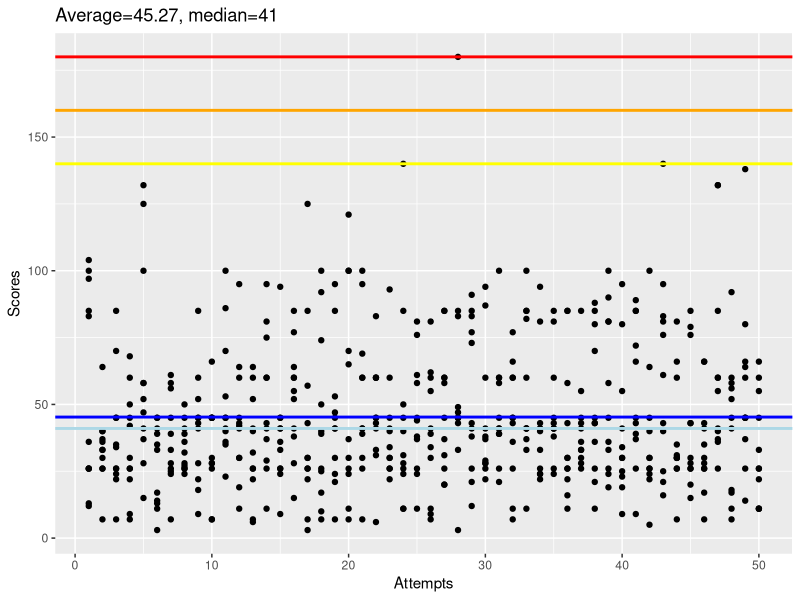
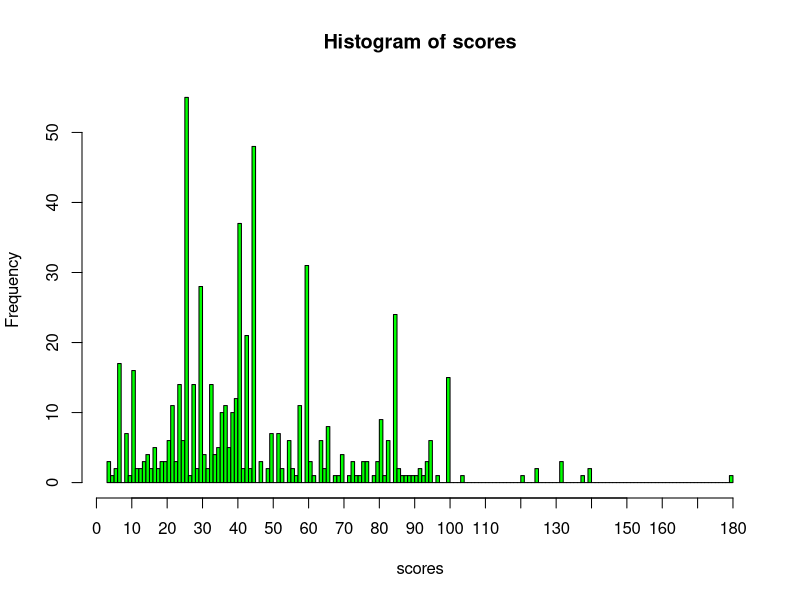
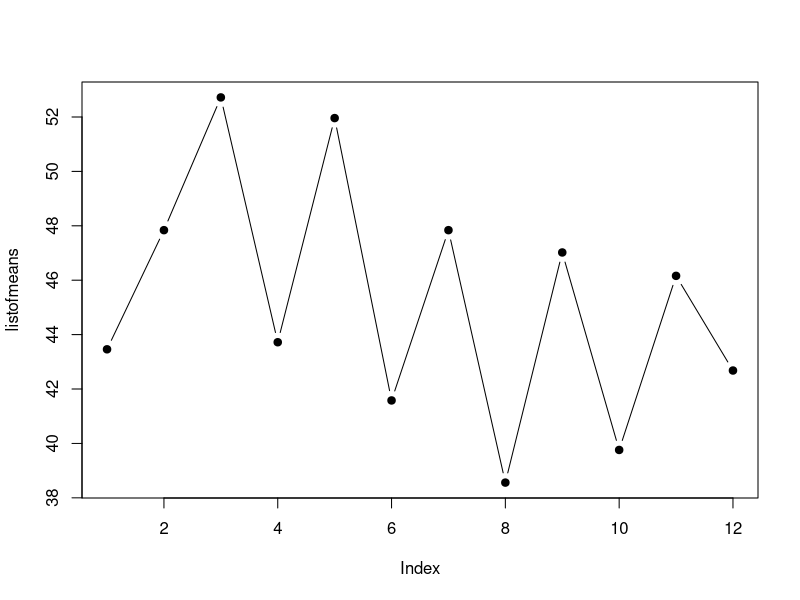

These figures' R source, in order:
library(ggplot2)
#Scores1 28NOV16
scores1 <- c(26,33,85,60,41,35,7,26,52,45,53,45,26,43,41,55,30,40,41,121,39,43,30,40,44,60,26,3,12,26,41,45,11,81,41,85,45,43,100,34,72,30,43,66,26,28,36,41,66,11)
#Scores2 16JAN17
scores2 <- c(41,30,33,25,100,23,40,9,50,100,43,45,60,49,85,83,58,17,45,65,50,30,24,52,86,58,28,41,52,100,45,30,45,73,73,25,100,14,50,26,85,45,26,44,21,15,39,45,43,26)
#Scores3 23JAN17
scores3 <- c(85,40,70,9,58,45,26,45,85,7,23,30,22,41,45,28,26,100,95,100,41,45,26,26,81,30,31,180,85,41,60,66,100,26,81,16,33,70,24,30,45,45,140,81,30,41,60,17,60,45)
#Scores4 01FEB17
scores4 <- c(97,36,26,30,28,11,39,26,22,45,86,30,41,37,9,85,85,39,53,70,95,33,26,11,26,34,20,49,41,94,45,60,41,22,60,30,43,45,36,95,39,26,95,7,28,66,26,7,80,11)
#Scores5 06FEB17
scores5 <- c(100,37,45,68,132,41,58,32,41,28,36,95,60,60,36,38,7,92,21,100,26,83,60,28,45,55,45,47,77,60,100,7,85,41,45,43,36,26,19,25,66,64,76,26,76,26,55,58,45,26)
#Scores6 15FEB17
scores6 <- c(36,30,22,22,100,13,24,28,28,45,100,11,32,26,26,64,26,50,30,11,100,6,45,31,11,41,60,85,43,22,26,77,41,40,41,30,26,21,81,55,85,24,21,30,85,26,60,18,64,60)
#Scores7 20FEB17
scores7 <- c(26,64,35,26,47,45,28,24,60,30,40,60,7,60,41,15,30,7,85,65,69,45,34,140,38,81,37,33,73,38,58,60,41,33,41,85,41,80,81,30,85,100,61,30,43,30,40,11,37,22)
#Scores8 22FEB17
scores8 <- c(83,33,34,26,52,3,56,36,43,26,70,64,6,81,33,52,3,25,24,30,7,60,40,11,76,11,60,45,91,28,21,26,82,24,85,11,30,11,33,80,43,26,40,26,20,43,37,56,14,11)
#Scores9 28FEB17
scores9 <- c(13,26,45,7,37,17,25,27,45,45,41,19,26,95,45,60,22,26,7,37,30,60,41,85,58,9,85,45,26,87,39,45,60,24,26,58,85,85,90,23,9,40,81,60,15,35,132,60,138,55)
#Scores10 05MAR17
scores10 <- c(12,7,24,45,125,33,61,50,9,66,45,42,64,11,26,41,57,74,47,24,41,41,30,50,24,62,20,83,21,28,39,11,37,94,24,26,28,36,26,9,26,22,83,30,79,17,41,45,26,26)
#Scores11 06MAR17
scores11 <- c(104,26,26,50,15,14,33,39,18,7,35,43,40,29,94,60,125,10,45,7,60,60,22,45,37,39,85,43,38,37,41,43,33,41,38,26,33,88,58,19,89,30,25,31,26,66,132,92,45,66)
#Scores12 06MAR17
scores12 <- c(26,40,7,42,58,39,45,41,45,28,45,41,52,75,24,77,43,17,41,26,60,31,93,24,61,7,58,45,83,29,60,36,85,43,43,22,55,43,45,41,37,5,16,35,43,7,85,52,45,33)

ScoreTable <- data.frame(1:50,scores1,scores2,scores3,scores4,scores5,scores6,scores7,
                         scores8,scores9,scores10,scores11,scores12)
colnames(ScoreTable)[1] <- 'Attempts'

scores <- c()
for(i in 2:length(ScoreTable[1,])){scores <- append(scores,ScoreTable[,i],length(scores))}

gg <- ggplot(ScoreTable,aes(Attempts))
gg <- gg + ggtitle(paste('Average=',round(mean(scores),2), ', median=', median(scores),sep=''))
gg <- gg + geom_point(aes(y=ScoreTable[,2]))
for(i in 3:(length(scores)/50)+1){gg <- gg + geom_point(y=ScoreTable[,i])}
gg <- gg + geom_hline(color='blue', yintercept =  mean(scores), size=1)
gg <- gg + geom_hline(color='lightblue', yintercept =  median(scores), size=1)
gg <- gg + geom_hline(color='yellow', yintercept =  140, size = 1)
gg <- gg + geom_hline(color='orange', yintercept =  160, size = 1)
gg <- gg + geom_hline(color='red', yintercept =  180, size = 1)
gg <- gg + labs(y='Scores')
gg

hist(scores,180,col = 'green')
axis(side=1, at=c(10,20,30,40,60,70,80,90,110,120,130,140,160,170,180))

listofmeans <- c()
for(i in 1:length(ScoreTable[1,])-1){listofmeans[i] <- mean(ScoreTable[,i+1])}
plot(listofmeans, type = 'b', pch = 19)
